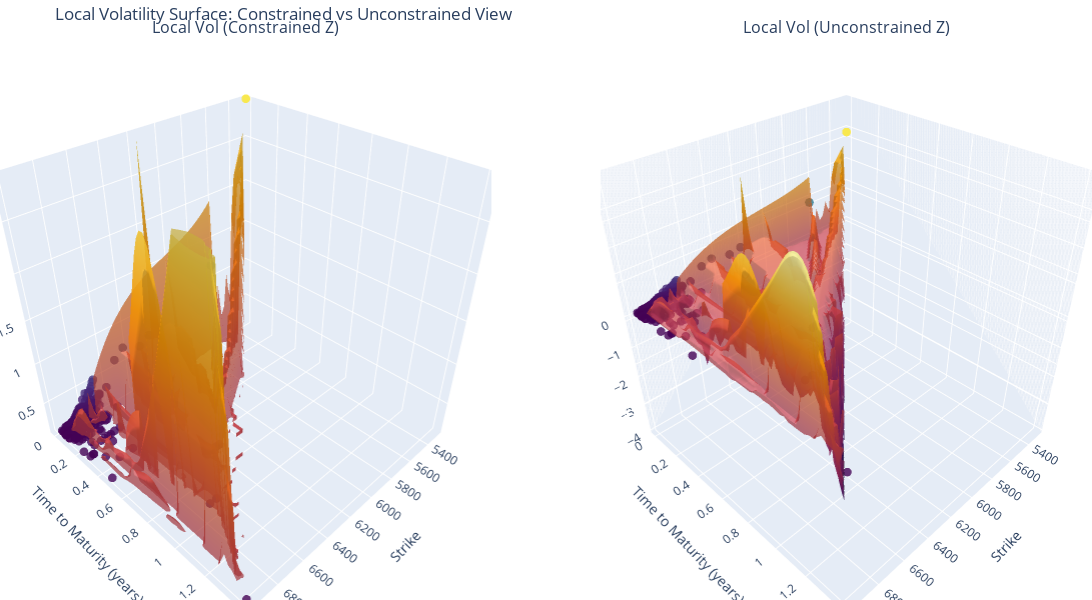

The notebook cell saved with this chart:
### Markdown cell above
### Local Vol using Interpolation

### Code cell
impvol_interp = interp
params = [calls["S0"].iloc[0],calls["r"].iloc[0],impvol_interp]
local_vol_surface = get_local_vol_surface(calls,params)
plot_local_vol_surface(calls,local_vol_surface)

### Figure 1 — Plotly figure (JSON) as saved in the notebook; plotly's stock layout.template omitted (floating-point values rounded to 4 significant figures; data arrays with more than 128 entries replaced by an {"elided": "..."} marker saying what was removed)
{"data": [{"marker": {"color": {"elided": "270 float values"}, "colorscale": [[0, "#440154"], [0.1111, "#482878"], [0.2222, "#3e4989"], [0.3333, "#31688e"], [0.4444, "#26828e"], [0.5556, "#1f9e89"], [0.6667, "#35b779"], [0.7778, "#6ece58"], [0.8889, "#b5de2b"], [1, "#fde725"]], "opacity": 0.8, "size": 3}, "mode": "markers", "name": "Data Points", "scene": "scene", "showlegend": false, "type": "scatter3d", "x": {"elided": "270 float values"}, "y": {"elided": "270 float values"}, "z": {"elided": "270 float values"}}, {"colorscale": [[0, "#000004"], [0.1111, "#1b0c41"], [0.2222, "#4a0c6b"], [0.3333, "#781c6d"], [0.4444, "#a52c60"], [0.5556, "#cf4446"], [0.6667, "#ed6925"], [0.7778, "#fb9b06"], [0.8889, "#f7d13d"], [1, "#fcffa4"]], "opacity": 0.7, "scene": "scene", "showlegend": false, "showscale": false, "type": "surface", "x": {"elided": "60x60 float values"}, "y": {"elided": "60x60 float values"}, "z": {"elided": "60x60 float values"}}, {"marker": {"color": {"elided": "270 float values"}, "colorscale": [[0, "#440154"], [0.1111, "#482878"], [0.2222, "#3e4989"], [0.3333, "#31688e"], [0.4444, "#26828e"], [0.5556, "#1f9e89"], [0.6667, "#35b779"], [0.7778, "#6ece58"], [0.8889, "#b5de2b"], [1, "#fde725"]], "opacity": 0.8, "size": 3}, "mode": "markers", "name": "Data Points", "scene": "scene2", "showlegend": false, "type": "scatter3d", "x": {"elided": "270 float values"}, "y": {"elided": "270 float values"}, "z": {"elided": "270 float values"}}, {"colorscale": [[0, "#000004"], [0.1111, "#1b0c41"], [0.2222, "#4a0c6b"], [0.3333, "#781c6d"], [0.4444, "#a52c60"], [0.5556, "#cf4446"], [0.6667, "#ed6925"], [0.7778, "#fb9b06"], [0.8889, "#f7d13d"], [1, "#fcffa4"]], "opacity": 0.7, "scene": "scene2", "showlegend": false, "showscale": false, "type": "surface", "x": {"elided": "60x60 float values"}, "y": {"elided": "60x60 float values"}, "z": {"elided": "60x60 float values"}}], "layout": {"annotations": [{"font": {"size": 16}, "showarrow": false, "text": "Local Vol (Constrained Z)", "x": 0.225, "xanchor": "center", "xref": "paper", "y": 1, "yanchor": "bottom", "yref": "paper"}, {"font": {"size": 16}, "showarrow": false, "text": "Local Vol (Unconstrained Z)", "x": 0.775, "xanchor": "center", "xref": "paper", "y": 1, "yanchor": "bottom", "yref": "paper"}], "height": 600, "margin": {"b": 0, "l": 0, "r": 0, "t": 40}, "scene": {"domain": {"x": [0, 0.45], "y": [0, 1]}, "xaxis": {"title": {"text": "Strike"}}, "yaxis": {"title": {"text": "Time to Maturity (years)"}}, "zaxis": {"range": [0.1019, 2.926], "title": {"text": "Volatility"}}}, "scene2": {"domain": {"x": [0.55, 1], "y": [0, 1]}, "xaxis": {"title": {"text": "Strike"}}, "yaxis": {"title": {"text": "Time to Maturity (years)"}}, "zaxis": {"title": {"text": "Volatility"}}}, "title": {"text": "Local Volatility Surface: Constrained vs Unconstrained View"}, "width": 1200}}
